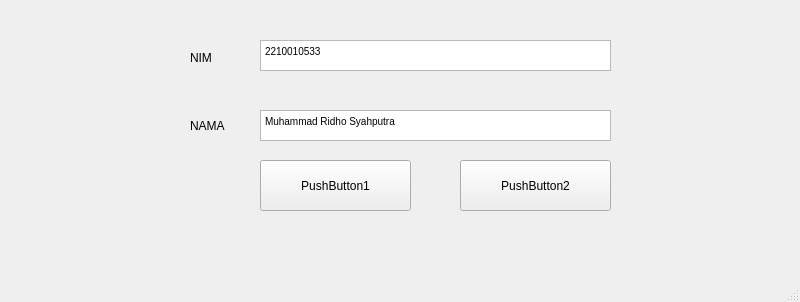
<?xml version="1.0" encoding="UTF-8"?>
<ui version="4.0">
 <class>MainWindow</class>
 <widget class="QMainWindow" name="MainWindow">
  <property name="geometry">
   <rect>
    <x>0</x>
    <y>0</y>
    <width>800</width>
    <height>302</height>
   </rect>
  </property>
  <property name="windowTitle">
   <string>MainWindow</string>
  </property>
  <widget class="QWidget" name="centralwidget">
   <widget class="QLabel" name="label">
    <property name="geometry">
     <rect>
      <x>190</x>
      <y>50</y>
      <width>21</width>
      <height>16</height>
     </rect>
    </property>
    <property name="text">
     <string>NIM</string>
    </property>
   </widget>
   <widget class="QLabel" name="label_2">
    <property name="geometry">
     <rect>
      <x>190</x>
      <y>110</y>
      <width>41</width>
      <height>31</height>
     </rect>
    </property>
    <property name="text">
     <string>NAMA</string>
    </property>
    <property name="margin">
     <number>0</number>
    </property>
   </widget>
   <widget class="QTextBrowser" name="textBrowser">
    <property name="geometry">
     <rect>
      <x>260</x>
      <y>40</y>
      <width>351</width>
      <height>31</height>
     </rect>
    </property>
    <property name="html">
     <string>&lt;!DOCTYPE HTML PUBLIC &quot;-//W3C//DTD HTML 4.0//EN&quot; &quot;http://www.w3.org/TR/REC-html40/strict.dtd&quot;&gt;
&lt;html&gt;&lt;head&gt;&lt;meta name=&quot;qrichtext&quot; content=&quot;1&quot; /&gt;&lt;style type=&quot;text/css&quot;&gt;
p, li { white-space: pre-wrap; }
&lt;/style&gt;&lt;/head&gt;&lt;body style=&quot; font-family:'MS Shell Dlg 2'; font-size:7.8pt; font-weight:400; font-style:normal;&quot;&gt;
&lt;p style=&quot; margin-top:0px; margin-bottom:0px; margin-left:0px; margin-right:0px; -qt-block-indent:0; text-indent:0px;&quot;&gt;2210010533&lt;/p&gt;&lt;/body&gt;&lt;/html&gt;</string>
    </property>
   </widget>
   <widget class="QTextBrowser" name="textBrowser_2">
    <property name="geometry">
     <rect>
      <x>260</x>
      <y>110</y>
      <width>351</width>
      <height>31</height>
     </rect>
    </property>
    <property name="html">
     <string>&lt;!DOCTYPE HTML PUBLIC &quot;-//W3C//DTD HTML 4.0//EN&quot; &quot;http://www.w3.org/TR/REC-html40/strict.dtd&quot;&gt;
&lt;html&gt;&lt;head&gt;&lt;meta name=&quot;qrichtext&quot; content=&quot;1&quot; /&gt;&lt;style type=&quot;text/css&quot;&gt;
p, li { white-space: pre-wrap; }
&lt;/style&gt;&lt;/head&gt;&lt;body style=&quot; font-family:'MS Shell Dlg 2'; font-size:7.8pt; font-weight:400; font-style:normal;&quot;&gt;
&lt;p style=&quot; margin-top:0px; margin-bottom:0px; margin-left:0px; margin-right:0px; -qt-block-indent:0; text-indent:0px;&quot;&gt;Muhammad Ridho Syahputra&lt;/p&gt;&lt;/body&gt;&lt;/html&gt;</string>
    </property>
   </widget>
   <widget class="QPushButton" name="pushButton">
    <property name="geometry">
     <rect>
      <x>260</x>
      <y>160</y>
      <width>151</width>
      <height>51</height>
     </rect>
    </property>
    <property name="text">
     <string>PushButton1</string>
    </property>
   </widget>
   <widget class="QPushButton" name="pushButton_2">
    <property name="geometry">
     <rect>
      <x>460</x>
      <y>160</y>
      <width>151</width>
      <height>51</height>
     </rect>
    </property>
    <property name="text">
     <string>PushButton2</string>
    </property>
   </widget>
  </widget>
  <widget class="QMenuBar" name="menubar">
   <property name="geometry">
    <rect>
     <x>0</x>
     <y>0</y>
     <width>800</width>
     <height>26</height>
    </rect>
   </property>
  </widget>
  <widget class="QStatusBar" name="statusbar"/>
 </widget>
 <resources/>
 <connections/>
</ui>
